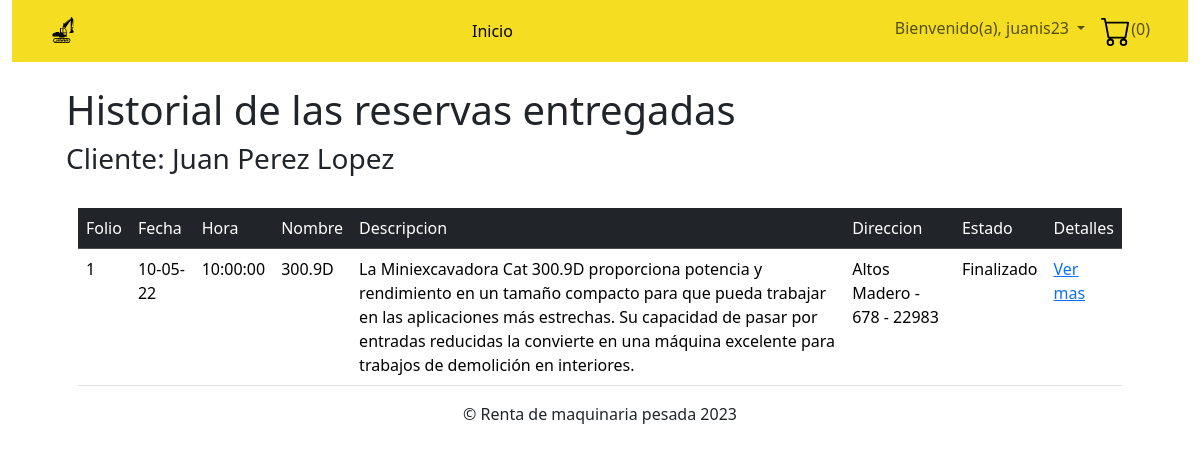
/view/usuario/historial.php (signed in), run on the app's committed database.
### tables this page shows
CREATE TABLE `entregas` (
  `codigo` int(11) NOT NULL,
  `horaEntrega` time NOT NULL,
  `nombre` varchar(30) NOT NULL,
  `apPat` varchar(30) NOT NULL,
  `apMat` varchar(30) DEFAULT NULL,
  `colonia` varchar(30) NOT NULL,
  `calle` varchar(30) NOT NULL,
  `num` varchar(10) NOT NULL,
  `cp` varchar(5) NOT NULL,
  `chofer` int(11) DEFAULT NULL,
  `reserva` int(11) DEFAULT NULL
);

CREATE TABLE `reservas` (
  `folio` int(11) NOT NULL,
  `fechaSolicitud` date NOT NULL,
  `fechaInicial` date NOT NULL,
  `fechaFinal` date NOT NULL,
  `fechaEntrega` date NOT NULL,
  `fechaDevolucion` date NOT NULL,
  `costoTransporte` float DEFAULT NULL,
  `descripcion` varchar(50) NOT NULL,
  `subtotal` float DEFAULT NULL,
  `iva` float DEFAULT NULL,
  `total` float DEFAULT NULL,
  `cliente` int(11) DEFAULT NULL,
  `estatusR` varchar(20) NOT NULL,
  `rep_rtas` int(11) DEFAULT NULL,
  `almacen` varchar(10) DEFAULT NULL
);

CREATE TABLE `modelos` (
  `num` int(11) NOT NULL,
  `nombre` varchar(30) NOT NULL,
  `descripcion` text NOT NULL,
  `anoFabricacion` int(11) NOT NULL,
  `capacidadCarga` float NOT NULL,
  `imagen` varchar(150) DEFAULT NULL,
  `categoria` int(11) DEFAULT NULL,
  `marca` varchar(5) DEFAULT NULL
);

CREATE TABLE `estatusreserva` (
  `codigo` varchar(5) NOT NULL,
  `descripcion` varchar(20) NOT NULL
);

### data/conexionDB.php (called while the page is built, shortened)
<?php
class conexionDB{
	private $HOST;
	private $USER;
	private $PASS;
	private $DB;
	private $connection;
	public function __construct (){
		$this -> HOST = "localhost";
		$this -> USER = "root";
		$this -> PASS = "";
		$this -> DB = "p24";
	}
	public function connect (){
	$this -> connection = mysqli_connect ($this -> HOST,$this -> USER,$this -> PASS,$this -> DB);
	if ($this -> connection) {
		return true;
	}
	 else{
		return false;
	  }
	}
	public function execquery($query){
		$this -> dataset = mysqli_query($this -> connection,$query);
		if ($this -> dataset){
			return $this -> dataset;
		}
		else{
			return 0;
		}
	}
}
?>

### data/hist.php (called while the page is built, shortened)
<?php
        include_once '../../data/conexionDB.php';
        class historial extends conexionDB {
        public function getAllHistorial ($usuariocorreo){
            $result = $this -> connect();
            if ($result == true){
                $qr = "select
        us.nickname as Usuario,
                            DATE_FORMAT(rv.fechaEntrega, '%d-%m-%y') as Fecha,
                            eg.horaEntrega as Hora,
                            er.descripcion as Estado,
                            md.nombre as Nombre,
                            concat(cli.nombre, ' ', ifnull(concat(cli.apPat, ' '),' '), ifnull(concat(cli.apMat, ' '), ' ')) as Cliente,
                            rv.folio as FolioReserva,
                            md.descripcion as Descripcion,
                            concat(eg.colonia, ' ', eg.calle, ' - ', eg.num, ' - ', eg.cp) as Direccion
                            from entregas as eg
                            inner join reservas as rv on eg.reserva = rv.folio
                            inner join clientes as cli on rv.cliente = cli.codigo
                            inner join re_maq as rm on rm.reserva =  rv.folio
                            inner join maquinas as mq on rm.maquina = mq.codigo
                            inner join modelos as md on mq.modelo = md.num
                            inner join usuarios as us on cli.usuario = us.nickname
                            inner join estatusreserva as er on rv.estatusR = er.codigo
                            where rv.estatusR =  'FIN'  and usuario = '".$_SESSION['id']."';";
                $dataset = $this -> execquery($qr);
            }else{
                $dataset = "wrong";
            }
            return $dataset;
        }
    }
    ?>

### view/usuario/historial.php (the view, shortened to what this page needs)
<?php
include('templates/cabecera.php');
?>
	<br>
	<br>
	<br>
    <br>
    <br>
	<div class="container-fluid">
	<div class="container-fluid">
      <br>
    <h1>Historial de las reservas entregadas</h1>
    <?php
			include('../../data/hist.php');
      $obj = new historial();
      $dataset = $obj->getAllHistorial($_SESSION['id']);
      $rs = mysqli_fetch_assoc($dataset);
    ?>
      <h3>Cliente: <?php echo $rs['Cliente']?></h3>
      <br>
    <div class="container">
            <table class="table">
                <tr class="table-dark">
                    <td>Folio</td>
                    <td>Fecha</td>
					<td> Hora </td>
                    <td>Nombre</td>
					<td>Descripcion</td>
                    <td>Direccion</td>
					<td>Estado</td>
                    <td>Detalles</td>
                </tr>
                <?php
                $obj = new historial();
                $dataset = $obj->getAllHistorial($_SESSION['id']);
                if ($dataset != 'wrong') {
                    while ($rs = mysqli_fetch_assoc($dataset)) {
                        echo "<tr>";
                        echo "<td>" . $rs['FolioReserva'] . "</td>";
                        echo "<td>" . $rs['Fecha'] . "</td>";
						echo "<td>" . $rs['Hora'] . "</td>";
                        echo "<td>" . $rs['Nombre'] . "</td>";
						echo "<td>" . $rs['Descripcion'] . "</td>";
                        echo "<td>" . $rs['Direccion'] . "</td>";
						echo "<td>" . $rs['Estado'] . "</td>";
                        echo '<td><a href="idx.segui.php?">Ver mas</a></td>';
                        echo "</tr>";
                    }
                } else {
                    echo "No hay reservas " .$_SESSION['id']. "registradas.";
                }
                ?>
            </table>
		</div>
	</div>
</div>
<?php
 include('templates/pie.php');
 ?>

### css/style.css (style rules this page uses)
.container { display: flex; justify-content: center; align-items: center; }

### data on the page
entregas: reservas.folio "1", Fecha "10-05-22", horaEntrega "10:00:00", modelos.nombre "300.9D", modelos.descripcion "La Miniexcavadora Cat 300.9D proporciona potencia y rendimiento en un tamaño compacto para que pueda trabajar en las aplicaciones más estrechas. Su capacidad de pasar por entradas reducidas la convierte en una máquina excelente para trabajos de demolición en interiores.", Direccion "Altos Madero - 678 - 22983", estatusreserva.descripcion "Finalizado"

### other printed values
$_SESSION["id"] "juanis23"
$rs['Cliente'] "Juan Perez Lopez"
